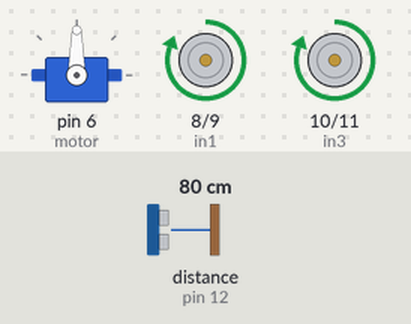
A sketch run on a simulated Arduino Uno, built with avr-gcc and run on an emulated ATmega328P. Parts: servo, motor-driver pin pairs drawn as motors (green arrow = first pin HIGH = forward, orange = second pin HIGH = backward, longer = more drive, scaled by the enable pin). Wiring (inferred from the names in the program): ultrasonic range finder: trigger pin 13; echo pin 12. Inputs (shaded band) come from the test bench; at power-on: distance to the obstacle (sensor on pin 12) 80 cm. The echo pulse lasts 58.3 µs per cm.

Above: at 1.2 s.
1.3 s: distance to the obstacle (sensor on pin 12) set to 13 cm
2.8 s: distance to the obstacle (sensor on pin 12) set to 10 cm
At 3.5 s:
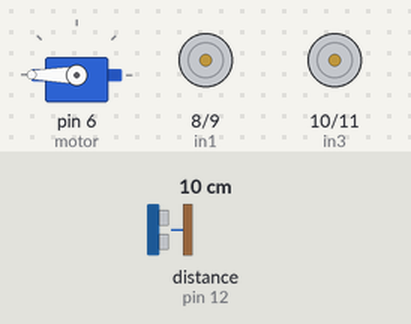
5.8 s: distance to the obstacle (sensor on pin 12) set to 18 cm
At 6.8 s:
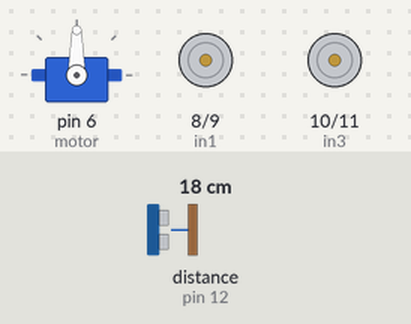
8.8 s: distance to the obstacle (sensor on pin 12) set to 2 cm
At 11.1 s:
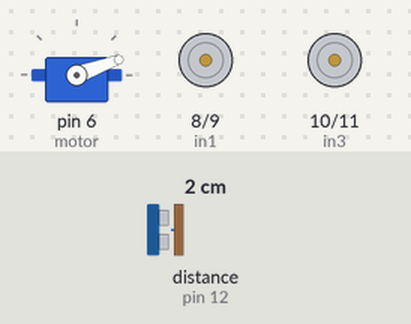
Timing chart, 0 to 12.8 s (numbered marks = the images above; inputs shaded):
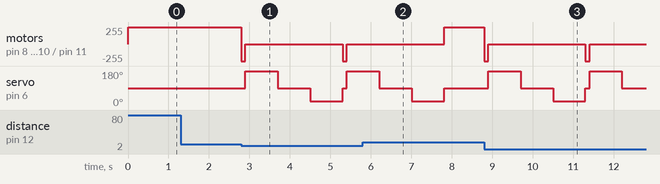

Measured:
- the behaviour switches between 12 and 11 cm on distance to the obstacle (sensor on pin 12) (found by bisection; images 0 and 1)
- after the input at 1.3 s, every drawn part: stays the same
- after the input at 2.8 s, motor on pin 8 (in1) / pin 9 (in2), motor on pin 10 (in3) / pin 11 (in4): alternates backward 255/255 for 0.10 s and stopped for 2.4 s, starting at once; servo on pin 6 (motor): 90° → 180° after 0.10 s, → 90° 0.80 s later, → 20° 0.80 s later, → 90° 0.80 s later, … (5 changes in this stretch)
- after the input at 5.8 s, servo on pin 6 (motor): goes on until 7.8 s, then stays 90°
- after the input at 8.8 s, motor on pin 8 (in1) / pin 9 (in2), motor on pin 10 (in3) / pin 11 (in4): alternates backward 255/255 for 0.10 s and stopped for 2.4 s, starting at once; servo on pin 6 (motor): 90° → 180° after 0.10 s, → 90° 0.80 s later, → 20° 0.80 s later, → 90° 0.80 s later, … (6 changes in this stretch)

The sketch:

programavoider.ino
```cpp
#include <Servo.h>

#define Echo 12
#define Trig 13
#define motor 6
#define Speed 170
#define spoint 90

#define in1 8 //left wheel front and back
#define in2 9
#define enA 3

#define in3 10 //right wheel front and back
#define in4 11
#define enB 5

char value;
int distance;
int Left;
int Right;
int L = 0;
int R = 0;
int L1 = 0;
int R1 = 0;

Servo servo;

void setup() {
  Serial.begin(9600);
  pinMode(Trig, OUTPUT);
  pinMode(Echo, INPUT);

  pinMode(in1, OUTPUT);
  pinMode(in2, OUTPUT);
  pinMode(in3, OUTPUT);
  pinMode(in4, OUTPUT);

  servo.attach(motor);
  analogWrite(enA, 255);
  analogWrite(enB, 255);
}

void loop() {
  Obstacle();
  //Bluetoothcontrol();

}
void Bluetoothcontrol() {
  if (Serial.available() > 0) {
    value = Serial.read();
    Serial.println(value);
  }
  if (value == 'F') {
    forward();
  } else if (value == 'B') {
    backward();
  } else if (value == 'L') {
    left();
  } else if (value == 'R') {
    right();
  } else if (value == 'S') {
    Stop();
  }
}
void Obstacle() {
  distance = ultrasonic();
  if (distance <= 10) {
    Stop();
    backward();
    delay(100);
    Stop();
    L = leftsee();
    servo.write(spoint);
    delay(800);
    R = rightsee();
    servo.write(spoint);
    if (L < R) {
      right();
      delay(500);
      Stop();
      delay(200);
    } else if (L > R) {
      left();
      delay(500);
      Stop();
      delay(200);
    }
  } else {
    forward();
  }
}


int ultrasonic() {
  digitalWrite(Trig, LOW);
  delayMicroseconds(4);
  digitalWrite(Trig, HIGH);
  delayMicroseconds(10);
  digitalWrite(Trig, LOW);
  long t = pulseIn(Echo, HIGH);
  long cm = t / 29 / 2;
  return cm;
}
void forward() {
  digitalWrite(in1, HIGH);
  digitalWrite(in2, LOW);
  digitalWrite(in3, HIGH);
  digitalWrite(in4, LOW);
}
void backward() {
  digitalWrite(in1, LOW);
  digitalWrite(in2, HIGH);
  digitalWrite(in3, LOW);
  digitalWrite(in4, HIGH);
}
void right() {
  digitalWrite(in1, HIGH);
  digitalWrite(in2, LOW);
  digitalWrite(in3, LOW);
  digitalWrite(in4, HIGH);
}
void left() {
  digitalWrite(in1, LOW);
  digitalWrite(in2, HIGH);
  digitalWrite(in3, HIGH);
  digitalWrite(in4, LOW);
}
void Stop() {
  digitalWrite(in1, LOW);
  digitalWrite(in2, LOW);
  digitalWrite(in3, LOW);
  digitalWrite(in4, LOW);
}
int rightsee() {
  servo.write(20);
  delay(800);
  Left = ultrasonic();
  return Left;
}
int leftsee() {
  servo.write(180);
  delay(800);
  Right = ultrasonic();
  return Right;
}
```
